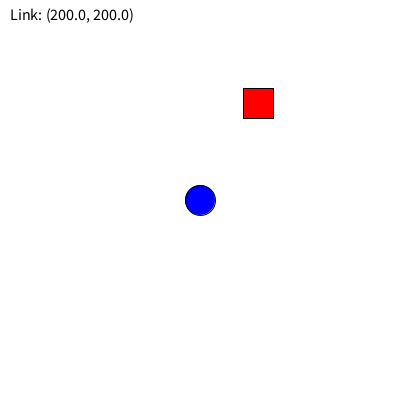
Frame 1 (no input)
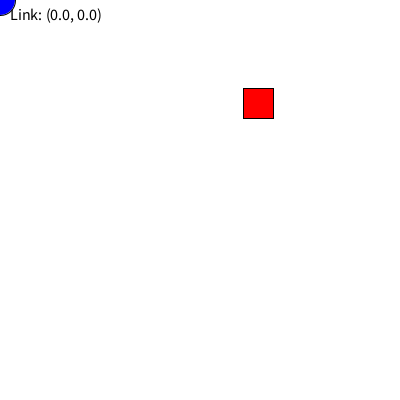
Frame 60 (the mouse pressed at the canvas centre just before this capture)
Frame 120 (the mouse held since frame 60 and released just before this capture): identical to frame 1, image omitted

The Processing sketch that drew these frames (run headless with seeded random() and noise(); from frame 60 on, the mouse is pressed at the canvas centre):

// Processing sketch: Ejercicio_17
// ── Ejercicio_17.pde
float x1, y1;
float x2, y2;
float distancia;
boolean juegoTerminado = false;

void setup() {
  size(400, 400);
  x1 = width/2;
  y1 = height/2;
  x2 = random(width);
  y2 = random(height);
}

void draw() {
  background(255);
  
  dibujarLink();
  
  dibujarPowerUp();
  
  calcularDistancia();
  
  fill(0);
  textSize(16);
  text("Link: (" + x1 + ", " + y1 + ")", 10, 20);
  
  if (distancia <= 15 && !juegoTerminado) {
    fill(255, 0, 0);
    textSize(24);
    textAlign(CENTER, CENTER);
    text("¡Ganaste!", width/2, height/2);
    juegoTerminado = true;
  }
  
  if (!juegoTerminado) {
    moverLink();
  }
}

void dibujarLink() {
  fill(0, 0, 255);
  ellipse(x1, y1, 30, 30);
}

void dibujarPowerUp() {
  fill(255, 0, 0);
  rectMode(CENTER);
  rect(x2, y2, 30, 30);
}

void calcularDistancia() {
  distancia = dist(x1, y1, x2, y2);
}

void moverLink() {
  x1 = mouseX;
  y1 = mouseY;
}
